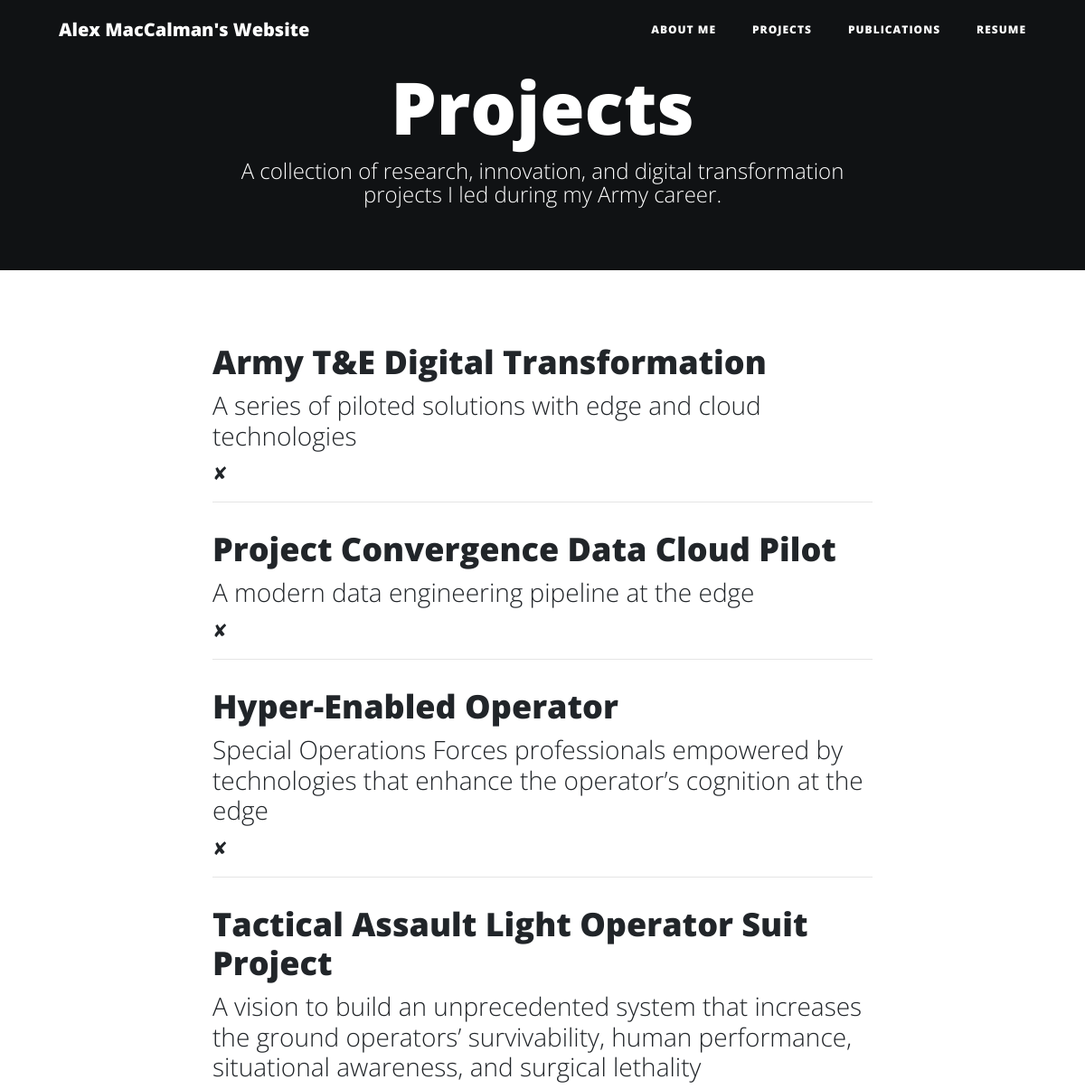
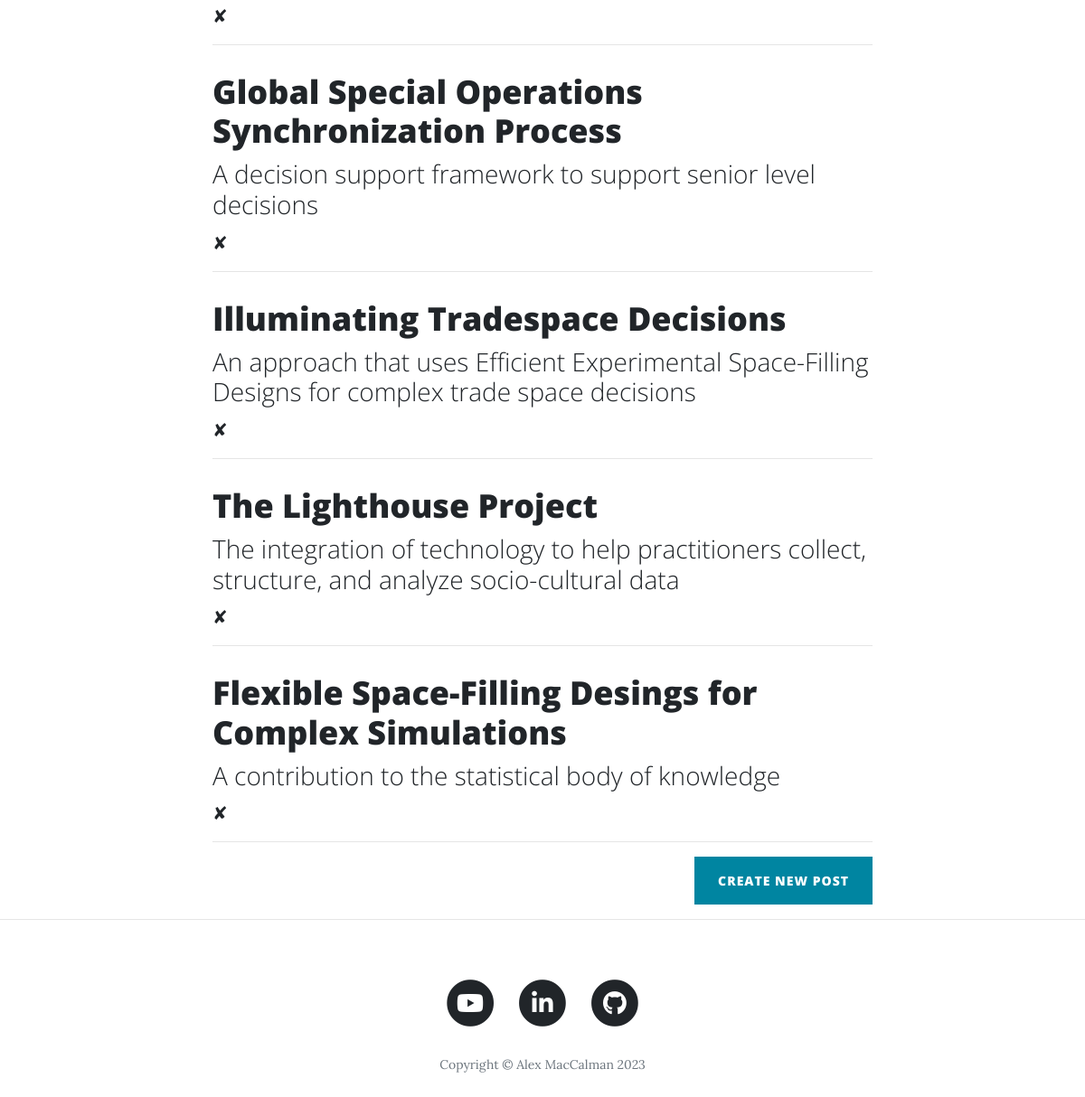
The page /projects (signed in) on the database its author committed (2 pictures, top to bottom).
### __init__.py (models this page shows)
class BlogPost(db.Model):
    __tablename__ = "blog_posts"
    id = db.Column(db.Integer, primary_key=True)
    author = db.Column(db.String(250), nullable=False)
    title = db.Column(db.String(250), unique=True, nullable=False)
    subtitle = db.Column(db.String(500), nullable=False)
    date = db.Column(db.String(250), nullable=False)
    body = db.Column(db.Text, nullable=False)
    img_url = db.Column(db.String(250), nullable=True)

### __init__.py (the view)
@app.route("/projects")
def projects():
    posts = BlogPost.query.all()
    return render_template("projects.html", all_posts=posts, logged_in=current_user.is_authenticated)

### __init__.py (called while the page is built)
@login_manager.user_loader
def load_user(user_id):
    return User.query.get(int(user_id))

### templates/projects.html
{% include "header.html" %}
  <header class="masthead" style="background-color:black">
    <div class="overlay"></div>
    <div class="container">
      <div class="row">
        <div class="col-lg-8 col-md-10 mx-auto">
          <div class="site-heading">
            <h1>Projects</h1>
            <span class="subheading">A collection of research, innovation, and digital transformation projects I led during my Army career.</span>
          </div>
        </div>
      </div>
    </div>
  </header>
  <div class="container">
    <div class="row">
      <div class="col-lg-8 col-md-10 mx-auto">
        {% for post in all_posts %}
        <div class="post-preview">
          <a href="{{ url_for('show_post', post_id=post.id) }}">
            <h2 class="post-title">
              {{post.title}}
            </h2>
            <h3 class="post-subtitle">
              {{post.subtitle}}
            </h3>
          </a>
            {% if current_user.id == 1: %}
            <a href="{{url_for('delete_post', post_id=post.id) }}">✘</a>
            {% endif %}
        </div>
        <hr>
        {% endfor %}
        {% if current_user.id == 1: %}
        <div class="clearfix">
          <a class="btn btn-primary float-right" href="{{url_for('add_new_post')}}">Create New Post</a>
        </div>
        {% endif %}
      </div>
    </div>
  </div>
  <hr>
{% include "footer.html" %}

### rows shown on the page
BlogPost: title "Army T&E Digital Transformation", subtitle "A series of piloted solutions with edge and cloud technologies"
BlogPost: title "Project Convergence Data Cloud Pilot", subtitle "A modern data engineering pipeline at the edge"
BlogPost: title "Hyper-Enabled Operator", subtitle "Special Operations Forces professionals empowered by technologies that enhance the operator’s cognition at the edge"
BlogPost: title "Tactical Assault Light Operator Suit Project", subtitle "A vision to build an unprecedented system that increases the ground operators’ survivability, human performance, situational awareness, and surgical lethality"
BlogPost: title "Global Special Operations Synchronization Process", subtitle "A decision support framework to support senior level decisions"
BlogPost: title "Illuminating Tradespace Decisions", subtitle "An approach that uses Efficient Experimental Space-Filling Designs for complex trade space decisions"
BlogPost: title "The Lighthouse Project", subtitle "The integration of technology to help practitioners collect, structure, and analyze socio-cultural data"
BlogPost: title "Flexible Space-Filling Desings for Complex Simulations", subtitle "A contribution to the statistical body of knowledge"
